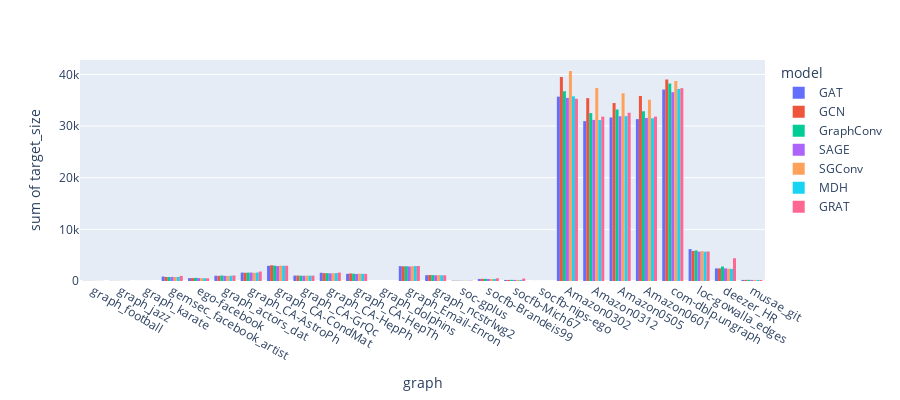

Notebook code cell kept with this figure:
### Code cell
fig = px.histogram(Full, x="graph", y="target_size",
             color='model', barmode='group',
             height=400)
fig.show()

### Figure 1 — Plotly figure (JSON) as saved in the notebook; plotly's stock layout.template omitted (floating-point values rounded to 4 significant figures)
{"data": [{"alignmentgroup": "True", "bingroup": "x", "histfunc": "sum", "hovertemplate": "model=GAT<br>graph=%{x}<br>sum of target_size=%{y}<extra></extra>", "legendgroup": "GAT", "marker": {"color": "#636efa"}, "name": "GAT", "offsetgroup": "GAT", "orientation": "v", "showlegend": true, "type": "histogram", "x": ["graph_football", "graph_jazz", "graph_karate", "gemsec_facebook_artist", "ego-facebook", "graph_actors_dat", "graph_CA-AstroPh", "graph_CA-CondMat", "graph_CA-GrQc", "graph_CA-HepPh", "graph_CA-HepTh", "graph_dolphins", "graph_Email-Enron", "graph_ncstrlwg2", "soc-gplus", "socfb-Brandeis99", "socfb-Mich67", "socfb-nips-ego", "Amazon0302", "Amazon0312", "Amazon0505", "Amazon0601", "com-dblp.ungraph", "loc-gowalla_edges", "deezer_HR", "musae_git"], "xaxis": "x", "y": [38, 32, 11, 862, 552, 1021, 1631, 2939, 1052, 1590, 1394, 5, 2875, 1120, 68, 398, 204, 10, 35702, 30949, 31666, 31346, 37074, 6180, 2438, 208], "yaxis": "y"}, {"alignmentgroup": "True", "bingroup": "x", "histfunc": "sum", "hovertemplate": "model=GCN<br>graph=%{x}<br>sum of target_size=%{y}<extra></extra>", "legendgroup": "GCN", "marker": {"color": "#EF553B"}, "name": "GCN", "offsetgroup": "GCN", "orientation": "v", "showlegend": true, "type": "histogram", "x": ["graph_football", "graph_jazz", "graph_karate", "gemsec_facebook_artist", "ego-facebook", "graph_actors_dat", "graph_CA-AstroPh", "graph_CA-CondMat", "graph_CA-GrQc", "graph_CA-HepPh", "graph_CA-HepTh", "graph_dolphins", "graph_Email-Enron", "graph_ncstrlwg2", "soc-gplus", "socfb-Brandeis99", "socfb-Mich67", "socfb-nips-ego", "Amazon0302", "Amazon0312", "Amazon0505", "Amazon0601", "com-dblp.ungraph", "loc-gowalla_edges", "deezer_HR", "musae_git"], "xaxis": "x", "y": [35, 29, 8, 773, 561, 995, 1598, 3038, 1052, 1517, 1455, 3, 2839, 1155, 69, 418, 203, 10, 39503, 35410, 34460, 35820, 39022, 5824, 2437, 214], "yaxis": "y"}, {"alignmentgroup": "True", "bingroup": "x", "histfunc": "sum", "hovertemplate": "model=GraphConv<br>graph=%{x}<br>sum of target_size=%{y}<extra></extra>", "legendgroup": "GraphConv", "marker": {"color": "#00cc96"}, "name": "GraphConv", "offsetgroup": "GraphConv", "orientation": "v", "showlegend": true, "type": "histogram", "x": ["graph_football", "graph_jazz", "graph_karate", "gemsec_facebook_artist", "ego-facebook", "graph_actors_dat", "graph_CA-AstroPh", "graph_CA-CondMat", "graph_CA-GrQc", "graph_CA-HepPh", "graph_CA-HepTh", "graph_dolphins", "graph_Email-Enron", "graph_ncstrlwg2", "soc-gplus", "socfb-Brandeis99", "socfb-Mich67", "socfb-nips-ego", "Amazon0302", "Amazon0312", "Amazon0505", "Amazon0601", "com-dblp.ungraph", "loc-gowalla_edges", "deezer_HR", "musae_git"], "xaxis": "x", "y": [34, 33, 9, 781, 609, 1068, 1621, 2977, 1029, 1519, 1413, 3, 2852, 1135, 69, 423, 225, 10, 36742, 32518, 33211, 32869, 38239, 5919, 2796, 226], "yaxis": "y"}, {"alignmentgroup": "True", "bingroup": "x", "histfunc": "sum", "hovertemplate": "model=SAGE<br>graph=%{x}<br>sum of target_size=%{y}<extra></extra>", "legendgroup": "SAGE", "marker": {"color": "#ab63fa"}, "name": "SAGE", "offsetgroup": "SAGE", "orientation": "v", "showlegend": true, "type": "histogram", "x": ["graph_football", "graph_jazz", "graph_karate", "gemsec_facebook_artist", "ego-facebook", "graph_actors_dat", "graph_CA-AstroPh", "graph_CA-CondMat", "graph_CA-GrQc", "graph_CA-HepPh", "graph_CA-HepTh", "graph_dolphins", "graph_Email-Enron", "graph_ncstrlwg2", "soc-gplus", "socfb-Brandeis99", "socfb-Mich67", "socfb-nips-ego", "Amazon0302", "Amazon0312", "Amazon0505", "Amazon0601", "com-dblp.ungraph", "loc-gowalla_edges", "deezer_HR", "musae_git"], "xaxis": "x", "y": [34, 30, 8, 792, 558, 998, 1635, 2885, 1010, 1487, 1366, 3, 2810, 1102, 69, 395, 209, 10, 35453, 31199, 31901, 31576, 36566, 5680, 2442, 206], "yaxis": "y"}, {"alignmentgroup": "True", "bingroup": "x", "histfunc": "sum", "hovertemplate": "model=SGConv<br>graph=%{x}<br>sum of target_size=%{y}<extra></extra>", "legendgroup": "SGConv", "marker": {"color": "#FFA15A"}, "name": "SGConv", "offsetgroup": "SGConv", "orientation": "v", "showlegend": true, "type": "histogram", "x": ["graph_football", "graph_jazz", "graph_karate", "gemsec_facebook_artist", "ego-facebook", "graph_actors_dat", "graph_CA-AstroPh", "graph_CA-CondMat", "graph_CA-GrQc", "graph_CA-HepPh", "graph_CA-HepTh", "graph_dolphins", "graph_Email-Enron", "graph_ncstrlwg2", "soc-gplus", "socfb-Brandeis99", "socfb-Mich67", "socfb-nips-ego", "Amazon0302", "Amazon0312", "Amazon0505", "Amazon0601", "com-dblp.ungraph", "loc-gowalla_edges", "deezer_HR", "musae_git"], "xaxis": "x", "y": [35, 29, 8, 783, 549, 995, 1576, 2978, 1036, 1504, 1424, 3, 2848, 1149, 69, 401, 205, 10, 40657, 37386, 36360, 35097, 38728, 5783, 2388, 214], "yaxis": "y"}, {"alignmentgroup": "True", "bingroup": "x", "histfunc": "sum", "hovertemplate": "model=MDH<br>graph=%{x}<br>sum of target_size=%{y}<extra></extra>", "legendgroup": "MDH", "marker": {"color": "#19d3f3"}, "name": "MDH", "offsetgroup": "MDH", "orientation": "v", "showlegend": true, "type": "histogram", "x": ["graph_football", "graph_jazz", "graph_karate", "gemsec_facebook_artist", "ego-facebook", "graph_actors_dat", "graph_CA-AstroPh", "graph_CA-CondMat", "graph_CA-GrQc", "graph_CA-HepPh", "graph_CA-HepTh", "graph_dolphins", "graph_Email-Enron", "graph_ncstrlwg2", "soc-gplus", "socfb-Brandeis99", "socfb-Mich67", "socfb-nips-ego", "Amazon0302", "Amazon0312", "Amazon0505", "Amazon0601", "com-dblp.ungraph", "loc-gowalla_edges", "deezer_HR", "musae_git"], "xaxis": "x", "y": [31, 31, 8, 790, 528, 1014, 1638, 2938, 1033, 1529, 1388, 3, 2881, 1108, 69, 395, 202, 10, 35766, 31165, 31926, 31507, 37197, 5670, 2346, 196], "yaxis": "y"}, {"alignmentgroup": "True", "bingroup": "x", "histfunc": "sum", "hovertemplate": "model=GRAT<br>graph=%{x}<br>sum of target_size=%{y}<extra></extra>", "legendgroup": "GRAT", "marker": {"color": "#FF6692"}, "name": "GRAT", "offsetgroup": "GRAT", "orientation": "v", "showlegend": true, "type": "histogram", "x": ["graph_football", "graph_jazz", "graph_karate", "gemsec_facebook_artist", "ego-facebook", "graph_actors_dat", "graph_CA-AstroPh", "graph_CA-CondMat", "graph_CA-GrQc", "graph_CA-HepPh", "graph_CA-HepTh", "graph_dolphins", "graph_Email-Enron", "graph_ncstrlwg2", "soc-gplus", "socfb-Brandeis99", "socfb-Mich67", "socfb-nips-ego", "Amazon0302", "Amazon0312", "Amazon0505", "Amazon0601", "com-dblp.ungraph", "loc-gowalla_edges", "deezer_HR", "musae_git"], "xaxis": "x", "y": [32, 33, 8, 978, 528, 1074, 1832, 2951, 1036, 1634, 1382, 3, 2911, 1110, 69, 519, 475, 10, 35295, 31829, 32587, 31839, 37340, 5713, 4402, 206], "yaxis": "y"}], "layout": {"barmode": "group", "height": 400, "legend": {"title": {"text": "model"}, "tracegroupgap": 0}, "margin": {"t": 60}, "xaxis": {"anchor": "y", "domain": [0, 1], "title": {"text": "graph"}}, "yaxis": {"anchor": "x", "domain": [0, 1], "title": {"text": "sum of target_size"}}}}
